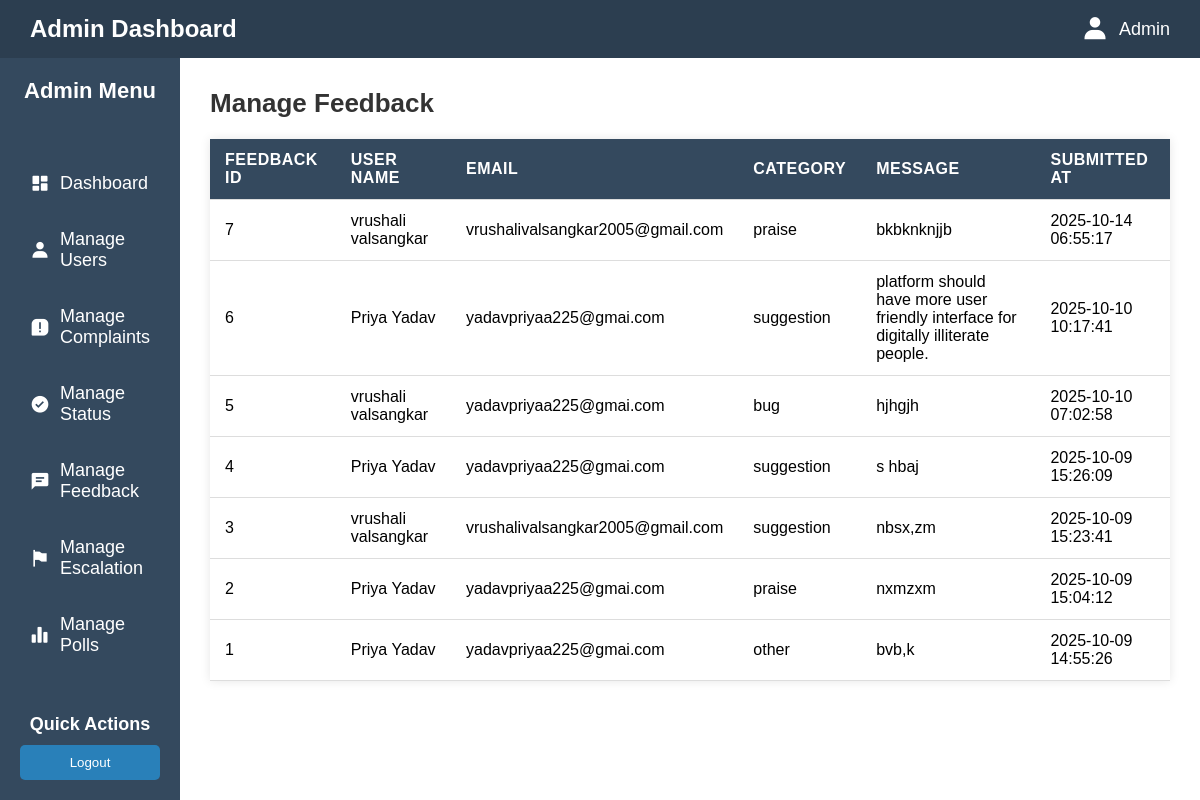
Page /admin/feedback on the committed database.
### tables this page shows
CREATE TABLE feedback (
    id INTEGER PRIMARY KEY AUTOINCREMENT,
    name TEXT NOT NULL,
    email TEXT NOT NULL,
    category TEXT NOT NULL,
    message TEXT NOT NULL,
    created_at TIMESTAMP DEFAULT CURRENT_TIMESTAMP
);

### app.py (the view)
@app.route('/admin/feedback')
def admin_feedback():
    conn = sqlite3.connect('civicfix.db')
    conn.row_factory = sqlite3.Row
    feedbacks = conn.execute('SELECT * FROM feedback ORDER BY created_at DESC').fetchall()
    conn.close()
    return render_template('adminFeedback.html', feedbacks=feedbacks)

### templates/adminFeedback.html (shortened to what this page needs)
<!DOCTYPE html>
<html lang="en">
<head>
    <link rel="stylesheet" href="/static/AdminDashboard.css">
    <link href='https://unpkg.com/boxicons@2.1.4/css/boxicons.min.css' rel='stylesheet'>
</head>
<body>
    <div class="header">
        <p class="logo">Admin Dashboard</p>
        <div class="profile">
            <i class='bx bxs-user'></i><p>Admin</p>
        </div>
    </div>
    <div class="container">
        <div class="sidebar">
            <div class="head">
                <p>Admin Menu</p>
            </div>
            <ul>
               <li><a href="{{ url_for('admin_dashboard') }}"><i class='bx bxs-dashboard'></i> Dashboard</a></li>
               <li><a href="{{ url_for('admin_users') }}"><i class='bx bxs-user'></i> Manage Users</a></li>
               <li><a href="{{ url_for('admin_complaints') }}"><i class='bx bxs-message-square-error'></i> Manage Complaints</a></li>
               <li><a href="{{ url_for('admin_status') }}"><i class='bx bxs-check-circle'></i> Manage Status</a></li>
               <li><a href="{{ url_for('admin_feedback') }}" class="active"><i class='bx bxs-comment-detail'></i> Manage Feedback</a></li>
               <li><a href="{{url_for('admin_escalations')}}"><i class='bx bxs-flag-alt'></i> Manage Escalation</a></li>
               <li><a href="{{url_for('admin_polls')}}"><i class='bx bxs-bar-chart-alt-2'></i> Manage Polls</a></li>
            </ul>
            <div class="foot">
                <h3>Quick Actions</h3>
                <a href="{{ url_for('admin_logout') }}"><button>Logout</button></a>
            </div>
        </div>
        <div id="root">
            <h1>Manage Feedback</h1>
            <table class="styled-table">
                <thead>
                    <tr>
                        <th>Feedback ID</th>
                        <th>User Name</th>
                        <th>Email</th>
                        <th>Category</th>
                        <th>Message</th>
                        <th>Submitted At</th>
                    </tr>
                </thead>
                <tbody>
                    {% for f in feedbacks %}
                    <tr>
                        <td>{{ f['id'] }}</td>
                        <td>{{ f['name'] }}</td>
                        <td>{{ f['email'] }}</td>
                        <td>{{ f['category'] }}</td>
                        <td>{{ f['message'] }}</td>
                        <td>{{ f['created_at'] }}</td>
                    </tr>
                    {% endfor %}
                </tbody>
            </table>
        </div>
    </div>
</body>
</html>

### static/AdminDashboard.css (style rules this page uses)
* { box-sizing: border-box; margin: 0; padding: 0; }
body { font-family: 'Arial', sans-serif; background-color: #f4f6f9; display: flex; flex-direction: column; height: 100vh; }
.header { display: flex; justify-content: space-between; align-items: center; padding: 15px 30px; background-color: #2c3e50; color: white; }
.header .logo { font-size: 24px; font-weight: bold; }
.header .profile { display: flex; align-items: center; font-size: 18px; }
.header .profile i { font-size: 28px; margin-right: 10px; }
.container { display: flex; flex: 1; overflow: hidden; }
.sidebar { width: 250px; background-color: #34495e; color: white; padding: 20px; display: flex; flex-direction: column; justify-content: space-between; }
.sidebar .head p { font-size: 22px; font-weight: bold; margin-bottom: 30px; text-align: center; }
.sidebar ul { list-style: none; padding: 0; }
.sidebar ul li { margin: 15px 0; }
.sidebar ul li a { color: white; text-decoration: none; font-size: 18px; display: flex; align-items: center; padding: 10px; border-radius: 4px; transition: background-color 0.3s; }
.sidebar ul li a i { margin-right: 10px; font-size: 20px; }
.sidebar .foot { margin-top: 20px; }
.sidebar .foot h3 { font-size: 18px; margin-bottom: 10px; text-align: center; }
.sidebar .foot button { width: 100%; padding: 10px 0; background-color: #2980b9; color: white; border: none; border-radius: 5px; cursor: pointer; transition: background-color 0.3s; }
#root { flex-grow: 1; padding: 30px; background-color: #fff; overflow-y: auto; }
h1 { font-size: 26px; margin-bottom: 20px; color: #333; }
.styled-table { width: 100%; border-collapse: collapse; margin-top: 20px; font-size: 16px; box-shadow: 0 0 10px rgba(0,0,0,0.1); background: #fff; }
.styled-table th, .styled-table td { padding: 12px 15px; text-align: left; border-bottom: 1px solid #ddd; }
.styled-table th { background: #34495e; color: #fff; text-transform: uppercase; letter-spacing: 0.5px; }

### rows in the picture
feedback: id "7", name "vrushali valsangkar", email "vrushalivalsangkar2005@gmail.com", category "praise", message "bkbknknjjb", created_at "2025-10-14 06:55:17"
feedback: id "6", name "Priya Yadav", email "yadavpriyaa225@gmai.com", category "suggestion", message "platform should have more user friendly interface for digitally illiterate people.", created_at "2025-10-10 10:17:41"
feedback: id "5", name "vrushali valsangkar", email "yadavpriyaa225@gmai.com", category "bug", message "hjhgjh", created_at "2025-10-10 07:02:58"
feedback: id "4", name "Priya Yadav", email "yadavpriyaa225@gmai.com", category "suggestion", message "s hbaj", created_at "2025-10-09 15:26:09"
feedback: id "3", name "vrushali valsangkar", email "vrushalivalsangkar2005@gmail.com", category "suggestion", message "nbsx,zm", created_at "2025-10-09 15:23:41"
feedback: id "2", name "Priya Yadav", email "yadavpriyaa225@gmai.com", category "praise", message "nxmzxm", created_at "2025-10-09 15:04:12"
feedback: id "1", name "Priya Yadav", email "yadavpriyaa225@gmai.com", category "other", message "bvb,k", created_at "2025-10-09 14:55:26"
